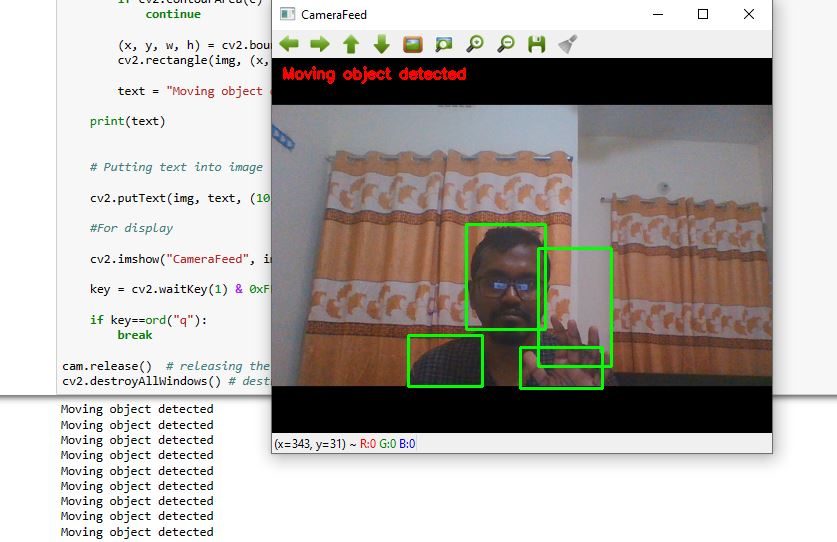
#> input picture image/moving_object_detection.JPG, 837 x 542 px, given in place of the camera
$ jupyter execute --allow-errors 'Moving Object Detection using OpenCV.ipynb'   (text cells are left out)
#> lines starting #> are read from the running program, lines starting #| are printed output that depends on the picture
[cell 1]
import cv2  # Import opencv

[cell 2]
import imutils # Import imutils for resizing the image

[cell 3]
img = cv2.imread("task.PNG")
#> (the rest of this cell did not finish here and is left out)

[cell 4]
img = cv2.imread("task.PNG")
#> (the rest of this cell did not finish here and is left out)

[cell 5]
import cv2
img = cv2.imread("task.PNG")
#> (the rest of this cell did not finish here and is left out)

[cell 6]
import cv2
import time

cam = cv2.VideoCapture(0) # Here 0 meeans the primary camera. If seceondary camera is needed please use 1 or 2
time.sleep(1) # for capturing image for 1 sec

_,img = cam.read() # for capturing image by camera and save it in an unknown variable
#> img is the input picture: shape (542, 837, 3); mean B, G, R 171.8, 175.7, 180.2

cv2.imwrite("ImagefromCamera.jpg",img) # To write the image. Mention the proper extention of the image

cam.release() # To release the camera

[cell 7]
import cv2
import time

cam = cv2.VideoCapture(0) # Initialize the camera with the primary camera
time.sleep(1) # How much time it will take

while True:
    _,img = cam.read() # Read the image
    cv2.imshow("CameraFeed", img) # Display the image from the camera.

# If use imshow() function,  initialize waitKey() and destroyAllWindows() function
    key = cv2.waitKey(1) & 0xFF  #Generate a key  # Return value based on the key press, 0xFF means return 8 bit 1s
#> (key q is pressed here)
    if key== ord("q"):   # If press q then terminate

        break

cam.release()   # Release the camera
cv2.destroyAllWindows()   # Close all window

[cell 8]
import cv2
import time

cam = cv2.VideoCapture(0)
time.sleep(1)

while True:
    _,img = cam.read()
    cv2.imshow("CameraFeed", img)

    key = cv2.waitKey(1) & 0xFF
#> (key q is pressed here)

    if key==ord("q"):
        break

cam.release()
cv2.destroyAllWindows()

[cell 9]
import cv2
import time
import imutils  # for resizing the program

cam = cv2.VideoCapture(0)
time.sleep(1)

# Deploy resize to have a better view
# Initializing for background

FirstFrame = None
area = 500


while True:
    _,img = cam.read()

    text = "Normal"

    img = imutils.resize(img, width = 500) # Resize the image
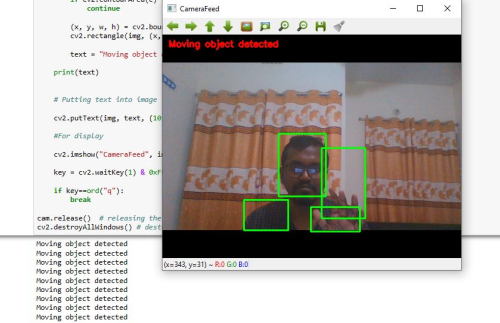
#> img: shape (323, 500, 3); mean B, G, R 171.8, 175.7, 180.2
    grayimg = cv2.cvtColor(img, cv2.COLOR_BGR2GRAY) # Gray scale image
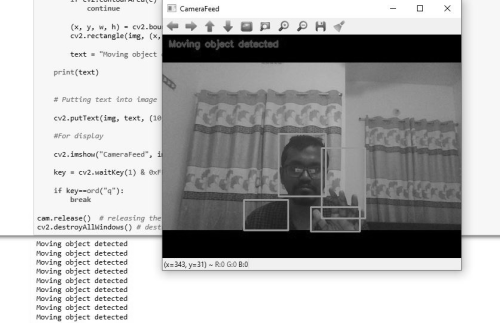
#> grayimg: shape (323, 500); min 0, max 255, mean 176.6
    gaussianImg = cv2.GaussianBlur(grayimg, (21,21), 0) # Gaussian Image--> (21,21)-->kernel
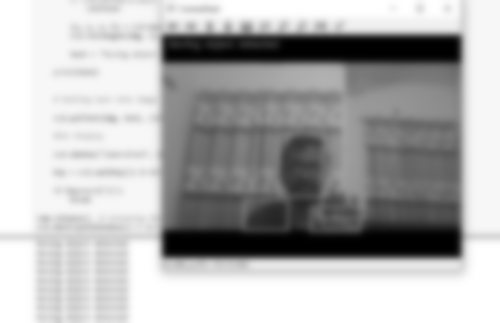
#> gaussianImg: shape (323, 500); min 0, max 255, mean 176.6

    # Taking the first frame for background

    if FirstFrame is None:
        FirstFrame = gaussianImg
        continue

    imgdiff = cv2.absdiff(FirstFrame, gaussianImg) #Compare the background with the current frame

    threshImg = cv2.threshold(imgdiff, 25, 255, cv2.THRESH_BINARY)[1] # Taking the threshold image
    threshImg = cv2.dilate(threshImg, None, iterations = 2) # Holes can be removed from threshold image

    # By using contour we can plot the rectangle whereever the object is in movement
    cnts = cv2.findContours(threshImg.copy(), cv2.RETR_EXTERNAL, cv2.CHAIN_APPROX_SIMPLE)
    cnts = imutils.grab_contours(cnts) # Taking each and every contours

    #Passing each contour to detect whether it is in movement or not.

    for c in cnts:
        if cv2.contourArea(c) < area:
            continue

        (x, y, w, h) = cv2.boundingRect(c)
        cv2.rectangle(img, (x, y), (x + w, y + h), (0, 255, 0), 2)

        text = "Moving object detected"

    print(text)


    # Putting text into image

    cv2.putText(img, text, (10, 20), cv2.FONT_HERSHEY_SIMPLEX, 0.5, (0, 0, 255), 2)

    #For display

    cv2.imshow("CameraFeed", img)

    key = cv2.waitKey(1) & 0xFF

    if key==ord("q"):
        break

cam.release()  # releasing the camera
cv2.destroyAllWindows() # destroy all windows
